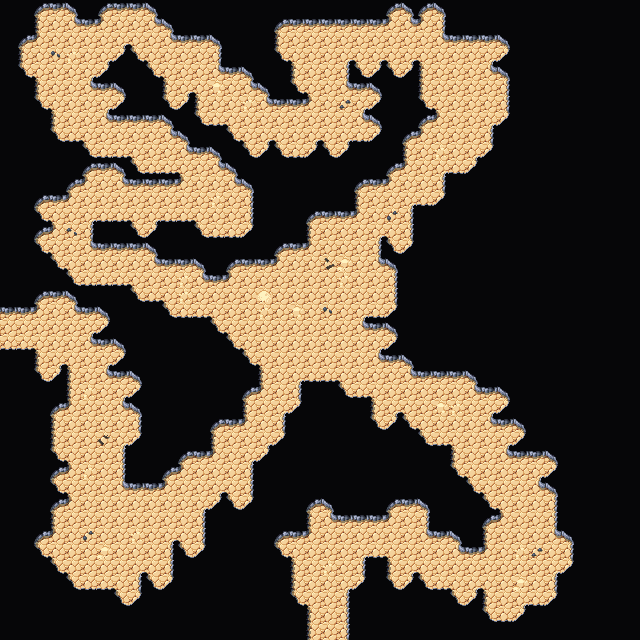

Rendered tile map (Tiled .tmx) drawn with the repository's tilesets; below, a short description and the map source with its tile grids summarised:
An orthogonal 40x40 tile map with 16x16 px tiles, 4 tile layers (Collision, Background, Walls, Clutter), 2 tilesets and 2 objects.

<map version="1.5" tiledversion="1.7.2" orientation="orthogonal" renderorder="right-down" width="40" height="40" tilewidth="16" tileheight="16" infinite="0" nextlayerid="7" nextobjectid="63">
 <editorsettings>
  <export target="wastetown..tmx" format="tmx" />
 </editorsettings>
 <tileset firstgid="1" source="../../../tileset/main.tsx" />
 <tileset firstgid="3477" source="../../../tileset/buildings.tsx" />
 <layer id="6" name="Collision" width="40" height="40">
  <data>[1600 cells, 0 non-empty, 0 distinct tile ids]</data>
 </layer>
 <layer id="1" name="Background" width="40" height="40">
  <data>[1600 cells, 1600 non-empty, 1 distinct tile ids]</data>
 </layer>
 <layer id="2" name="Walls" width="40" height="40">
  <data>[1600 cells, 1289 non-empty, 17 distinct tile ids]</data>
 </layer>
 <layer id="3" name="Clutter" width="40" height="40">
  <properties>
   <property name="spriteLayer" type="bool" value="true" />
  </properties>
  <data>[1600 cells, 30 non-empty, 10 distinct tile ids]</data>
 </layer>
 <objectgroup id="4" name="Objects">
  <object id="59" template="../../../obj/door_right.tx" x="0.333337" y="336">
   <properties>
    <property name="teleport" value="../common/maps/map/cave/cave_multilevel_4/cave_23D9.tmx" />
    <property name="teleportObjectId" value="60" />
   </properties>
  </object>
  <object id="62" template="../../../obj/door_up.tx" x="323.623" y="638.393">
   <properties>
    <property name="teleport" value="../common/maps/map/cave/cave_multilevel_4/cave_23E10.tmx" />
    <property name="teleportObjectId" value="61" />
   </properties>
  </object>
 </objectgroup>
</map>
